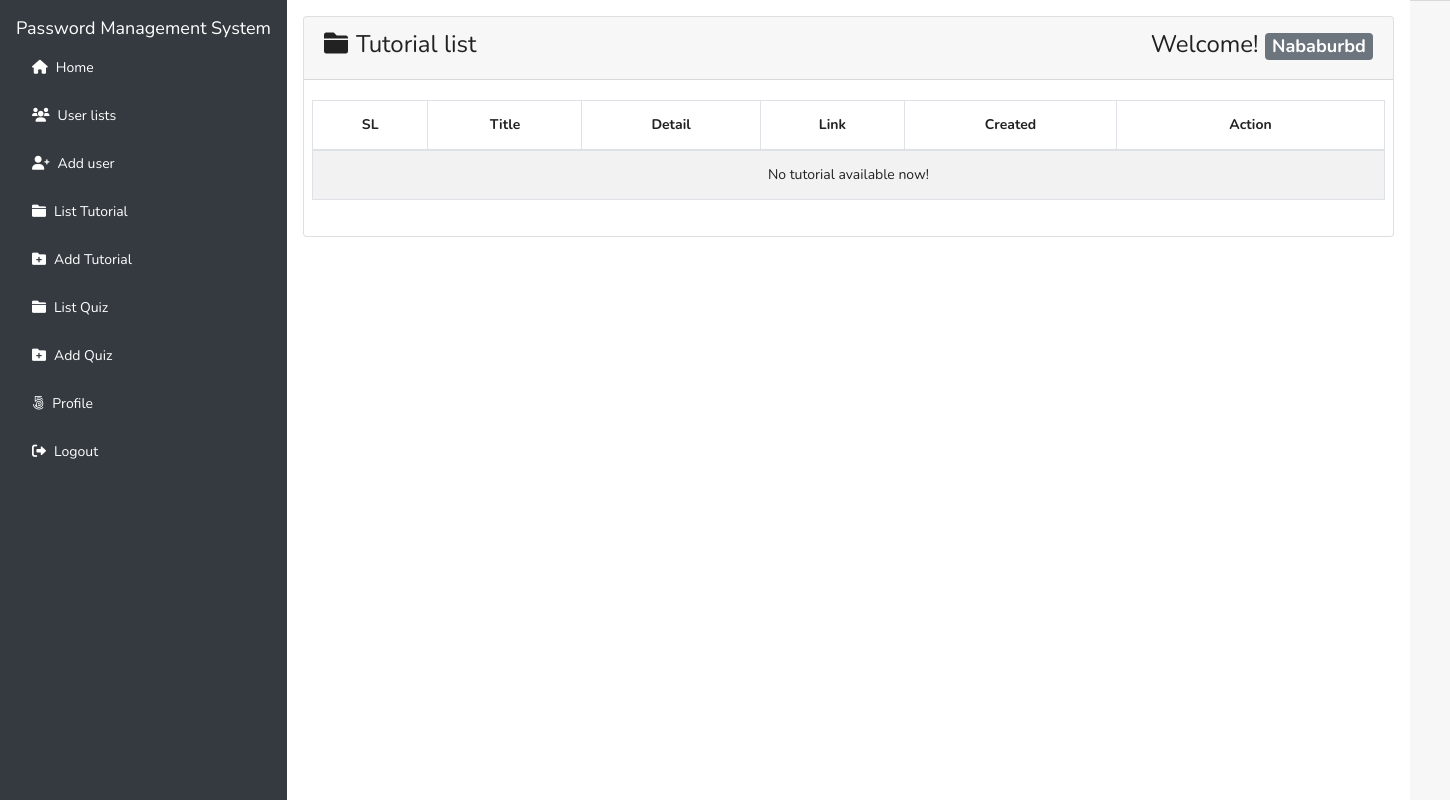
The page /tutorials/index.php (signed in) on the database as committed earlier.
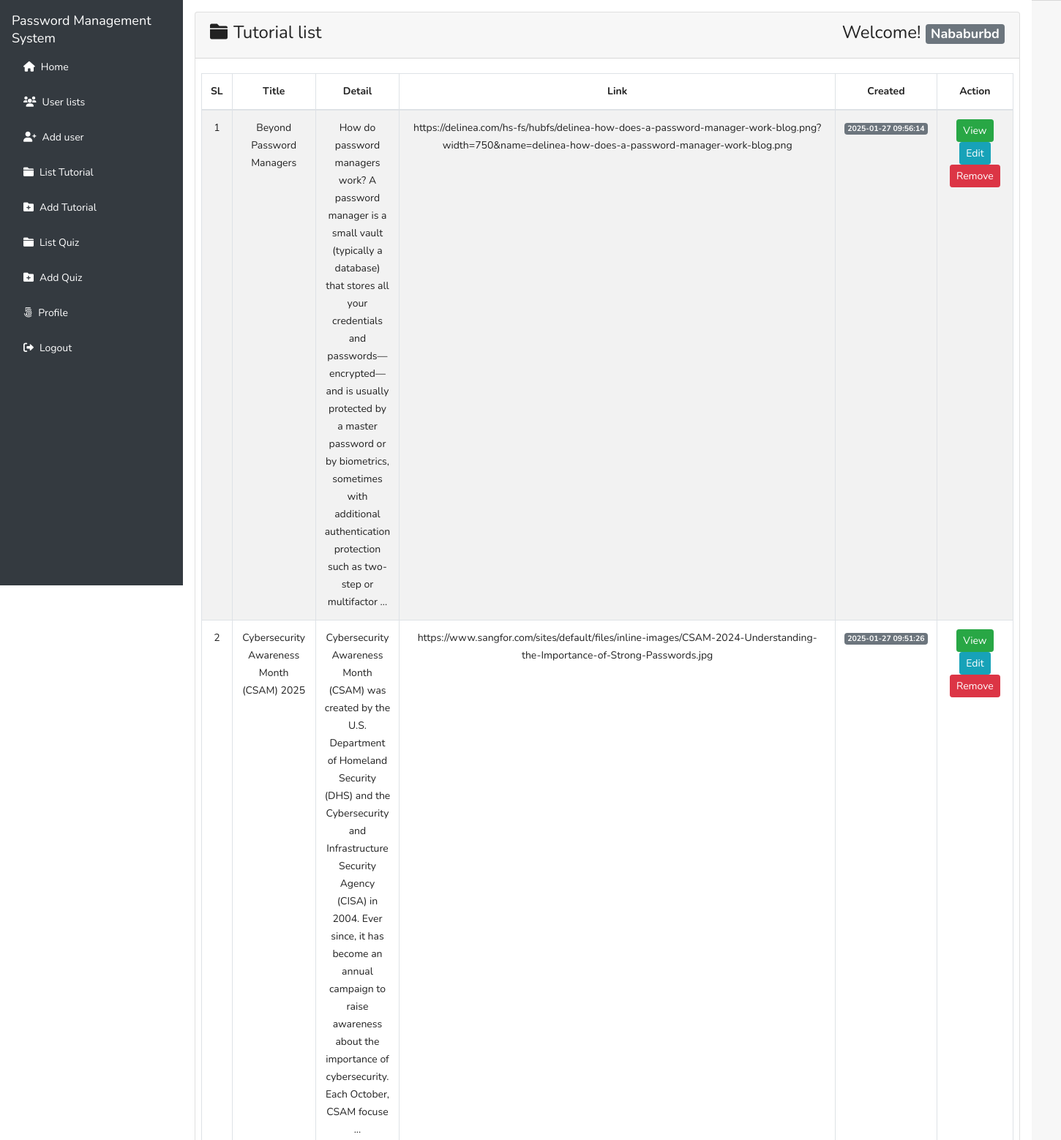
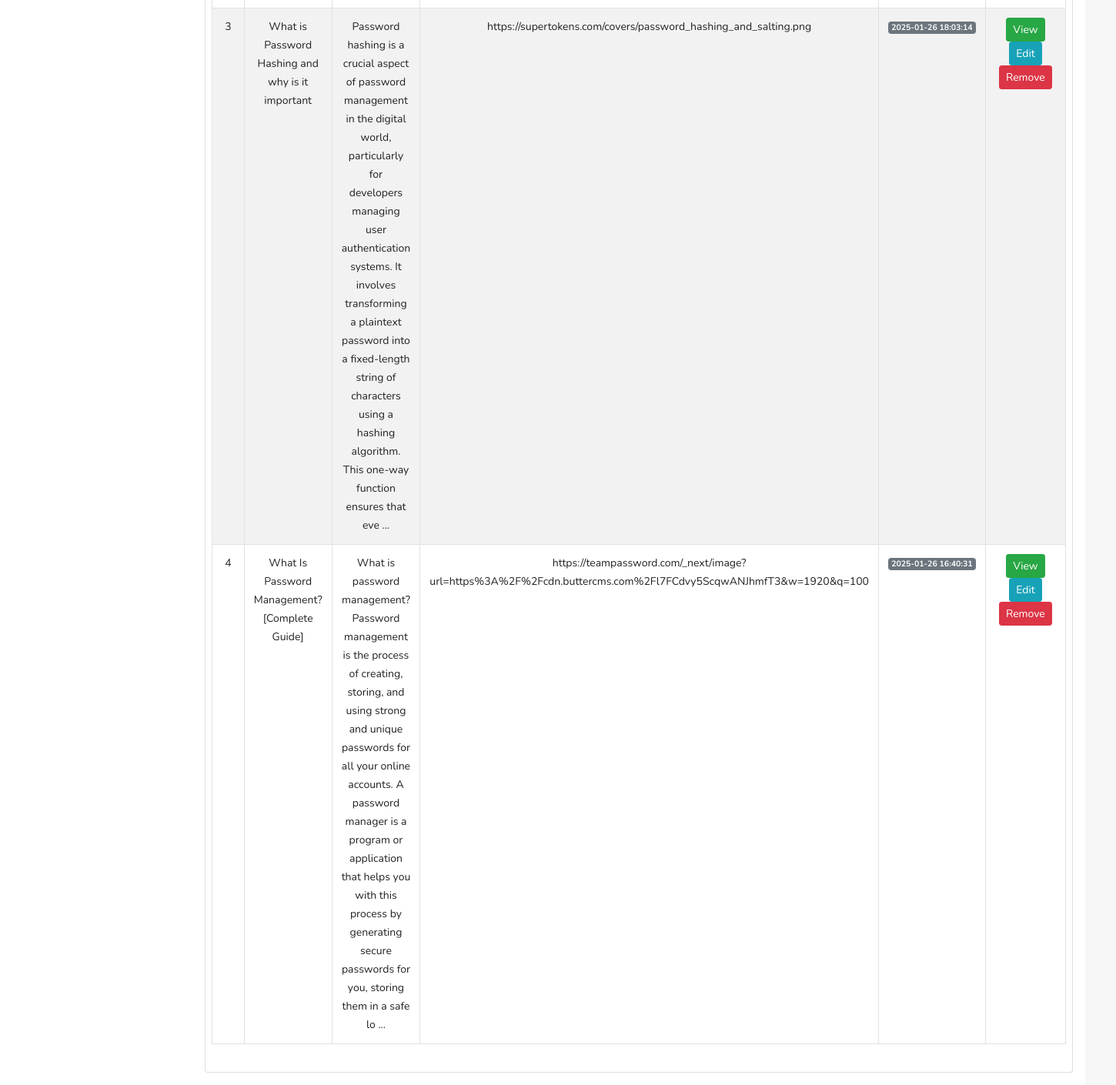
The same page on the database as committed later (2 pictures, top to bottom).
### tables this page shows
CREATE TABLE `tbl_tutorials` (
  `id` int(11) NOT NULL,
  `title` varchar(255) NOT NULL,
  `detail` text DEFAULT NULL,
  `link` varchar(2083) DEFAULT NULL,
  `created_by` int(11) NOT NULL,
  `created_at` timestamp NOT NULL DEFAULT current_timestamp(),
  `updated_at` timestamp NOT NULL DEFAULT current_timestamp() ON UPDATE current_timestamp()
);

### lib/Session.php (called while the page is built, shortened)
<?php
class Session
{
  public static function get($key)
  {
    if (isset($_SESSION[$key])) {
      return $_SESSION[$key];
    } else {
      return false;
    }
  }
}

### lib/Database.php (called while the page is built, shortened)
<?php
$basepath = realpath(__DIR__ . '/..');
class  Database
{
  public $pdo;
  public function __construct()
  {
    if (!isset($this->pdo)) {
      try {
        $link = new PDO('mysql:host=' . DB_HOST . '; dbname=' . DB_NAME, DB_USER, DB_PASS);
        $link->setAttribute(PDO::ATTR_ERRMODE, PDO::ERRMODE_EXCEPTION);
        $link->exec("SET CHARACTER SET utf8");
        $this->pdo  =  $link;
      } catch (PDOException $e) {
        die("Connection error..." . $e->getMessage());
      }
    }
  }
}

### classes/Tutorials.php (called while the page is built, shortened)
<?php
$basepath = realpath(__DIR__ . '/..');
include_once $basepath . '/lib/Database.php';
include_once $basepath . '/lib/Session.php';
class Tutorials
{
  private $db;
  public function __construct()
  {
    $this->db = new Database();
  }
  public function formatDate($date)
  {
    $strtime = strtotime($date);
    return date('Y-m-d H:i:s', $strtime);
  }
  public function selectAllTutorialsData()
  {
    $sql = "SELECT * FROM tbl_tutorials ORDER BY id DESC";
    $stmt = $this->db->pdo->prepare($sql);
    $stmt->execute();
    return $stmt->fetchAll(PDO::FETCH_OBJ);
  }
}

### tutorials/index.php (the view, shortened to what this page needs)
<?php
$basepath = realpath(__DIR__ . '/..');
include_once $basepath . "/inc/header copy.php";
$tutorials = new Tutorials();
?>
<div class="flex-grow-1 p-3">
  <div class="card">
    <div class="card-header">
      <h3>
        <i class="fas fa-folder mr-2"></i>Tutorial list
        <span class="float-right">Welcome!
          <strong>
            <span class="badge badge-lg badge-secondary text-white">
              <?php
              $username = Session::get('username');
              if (isset($username)) {
                echo $username;
              }
              ?>
            </span>
          </strong>
        </span>
      </h3>
    </div>
    <div class="card-body pr-2 pl-2">
      <table id="example" class="table table-striped table-bordered" style="width:100%">
        <thead>
          <tr>
            <th class="text-center">SL</th>
            <th class="text-center">Title</th>
            <th class="text-center">Detail</th>
            <th class="text-center">Link</th>
            <th class="text-center">Created</th>
            <th width='25%' class="text-center">Action</th>
          </tr>
        </thead>
        <tbody>
          <?php
          $allTutorials = $tutorials->selectAllTutorialsData();
          if ($allTutorials) {
            $i = 0;
            foreach ($allTutorials as $value) {
              $i++;
          ?>
              <tr class="text-center" <?php if (Session::get("id") == $value->id) echo "style='background:#d9edf7'"; ?>>
                <td><?php echo $i; ?></td>
                <td><?php echo $value->title; ?></td>
                <td><?php echo substr($value->detail, 0, 300); ?> ...</td>
                <td><?php echo $value->link; ?></td>
                <td>
                  <span class="badge badge-lg badge-secondary text-white">
                    <?php echo $tutorials->formatDate($value->created_at); ?>
                  </span>
                </td>
                <td>
                  <?php if (Session::get("roleid") == '1') { ?>
                    <a class="btn btn-success btn-sm" href="view.php?id=<?php echo $value->id; ?>">View</a>
                    <a class="btn btn-info btn-sm" href="add.php?id=<?php echo $value->id; ?>">Edit</a>
                    <a onclick="return confirm('Are you sure To Delete <?php echo $value->title; ?>?')" class="btn btn-danger btn-sm" href="?remove=<?php echo $value->id; ?>">Remove</a>
                  <?php } else { ?>
                    <a class="btn btn-success btn-sm" href="view.php?id=<?php echo $value->id; ?>">View</a>
                  <?php } ?>
                </td>
              </tr>
            <?php }
          } else { ?>
            <tr class="text-center">
              <td colspan="6">No tutorial available now!</td>
            </tr>
          <?php } ?>
        </tbody>
      </table>
    </div>
  </div>
</div>
<?php
include $basepath . '/inc/footer.php';
?>

### inc/header copy.php (shortened to what this page needs)
<?php
$domain = '/password-ms';
$basepath = realpath(__DIR__ . '/..');
include_once $basepath . "/lib/Session.php";
?>
<!DOCTYPE html>
<html lang="en" dir="ltr">
<head>
  <link rel="stylesheet" href="<?php echo $domain;?>/assets/bootstrap.min.css">
  <link href="https://use.fontawesome.com/releases/v5.0.4/css/all.css" rel="stylesheet">
  <link rel="stylesheet" href="<?php echo $domain;?>/assets/dataTables.bootstrap4.min.css">
  <link rel="stylesheet" href="<?php echo $domain;?>/assets/style.css">
  <link href="https://use.fontawesome.com/releases/v5.0.4/css/all.css" rel="stylesheet">
  <link href="https://cdnjs.cloudflare.com/ajax/libs/font-awesome/6.0.0-beta3/css/all.min.css" rel="stylesheet">
</head>
<body>
  <div class="d-flex">
    <nav class="bg-dark text-white p-3" style="min-width: 250px; height: 100vh;">
    <h4 style="color:white;">Password Management System</h4>
      <ul class="nav flex-column">
        <li class="nav-item mb-2">
          <a class="nav-link text-white" href="<?php echo $domain;?>/index.php"><i class="fas fa-home mr-2"></i>Home</a>
        </li>
        <?php if (Session::get('id') == TRUE) { ?>
          <?php if (Session::get('roleid') == '1') { ?>
            <li class="nav-item mb-2">
              <a class="nav-link text-white" href="<?php echo $domain;?>/dashboard.php"><i class="fas fa-users mr-2"></i>User lists</a>
            </li>
            <li class="nav-item mb-2">
              <a class="nav-link text-white" href="<?php echo $domain;?>/addUser.php"><i class="fas fa-user-plus mr-2"></i>Add user</a>
            </li>
            <li class="nav-item mb-2">
              <a class="nav-link text-white" href="<?php echo $domain;?>/tutorials/index.php"><i class="fas fa-folder mr-2"></i>List Tutorial</a>
            </li>
            <li class="nav-item mb-2">
              <a class="nav-link text-white" href="<?php echo $domain;?>/tutorials/add.php"><i class="fas fa-folder-plus mr-2"></i>Add Tutorial</a>
            </li>
            <li class="nav-item mb-2">
              <a class="nav-link text-white" href="<?php echo $domain;?>/interactive_quiz.php"><i class="fas fa-folder mr-2"></i>List Quiz</a>
            </li>
            <li class="nav-item mb-2">
              <a class="nav-link text-white" href="<?php echo $domain;?>/addquiz.php"><i class="fas fa-folder-plus mr-2"></i>Add Quiz</a>
            </li>
          <?php } ?>
          <li class="nav-item mb-2">
            <a class="nav-link text-white" href="<?php echo $domain;?>/profile.php?id=<?php echo Session::get('id'); ?>"><i class="fab fa-500px mr-2"></i>Profile</a>
          </li>
          <li class="nav-item mb-2">
            <a class="nav-link text-white" href="?action=logout"><i class="fas fa-sign-out-alt mr-2"></i>Logout</a>
          </li>
        <?php } ?>
      </ul>
    </nav>

### inc/footer.php (shortened to what this page needs)
<div class="well card-footer">
</div>
</body>
</html>

### assets/style.css (style rules this page uses)
body { line-height: 24px; font-size: 14px; font-style: normal; font-weight: normal; visibility: visible; font-family: 'Nunito', sans-serif; color: #222; }
h1, h2, h3, h4, h5, h6 { color: #222; font-family: 'Nunito', sans-serif; font-weight: 400; margin-top: 0; }
h3 { font-size: 24px; line-height: 30px; }
h4 { font-size: 18px; line-height: 24px; }

Rows that differ between the two databases and show on the page:
added tbl_tutorials: title "Beyond Password Managers", detail "How do password managers work? A password manager is a small vault (typically a database) that stores all your credentials and passwords—encrypted— and is usually protected by a master password or by biometrics, sometimes with additional authentication protection such as two-step or multifactor", link "https://delinea.com/hs-fs/hubfs/delinea-how-does-a-password-manager-work-blog.png?width=750&name=delinea-how-does-a-password-manager-work-blog.png", created_at "2025-01-27 09:56:14"
added tbl_tutorials: title "Cybersecurity Awareness Month (CSAM) 2025", detail "Cybersecurity Awareness Month (CSAM) was created by the U.S. Department of Homeland Security (DHS) and the Cybersecurity and Infrastructure Security Agency (CISA) in 2004. Ever since, it has become an annual campaign to raise awareness about the importance of cybersecurity. Each October, CSAM focuse", link "https://www.sangfor.com/sites/default/files/inline-images/CSAM-2024-Understanding-the-Importance-of-Strong-Passwords.jpg", created_at "2025-01-27 09:51:26"
added tbl_tutorials: title "What is Password Hashing and why is it important", detail "Password hashing is a crucial aspect of password management in the digital world, particularly for developers managing user authentication systems. It involves transforming a plaintext password into a fixed-length string of characters using a hashing algorithm. This one-way function ensures that eve", link "https://supertokens.com/covers/password_hashing_and_salting.png", created_at "2025-01-26 18:03:14"
added tbl_tutorials: title "What Is Password Management? [Complete Guide]", detail "What is password management? Password management is the process of creating, storing, and using strong and unique passwords for all your online accounts. A password manager is a program or application that helps you with this process by generating secure passwords for you, storing them in a safe lo", link "https://teampassword.com/_next/image?url=https%3A%2F%2Fcdn.buttercms.com%2Fl7FCdvy5ScqwANJhmfT3&w=1920&q=100", created_at "2025-01-26 16:40:31"
Other text that changed with them:
text no longer shown: "No tutorial available now!"
